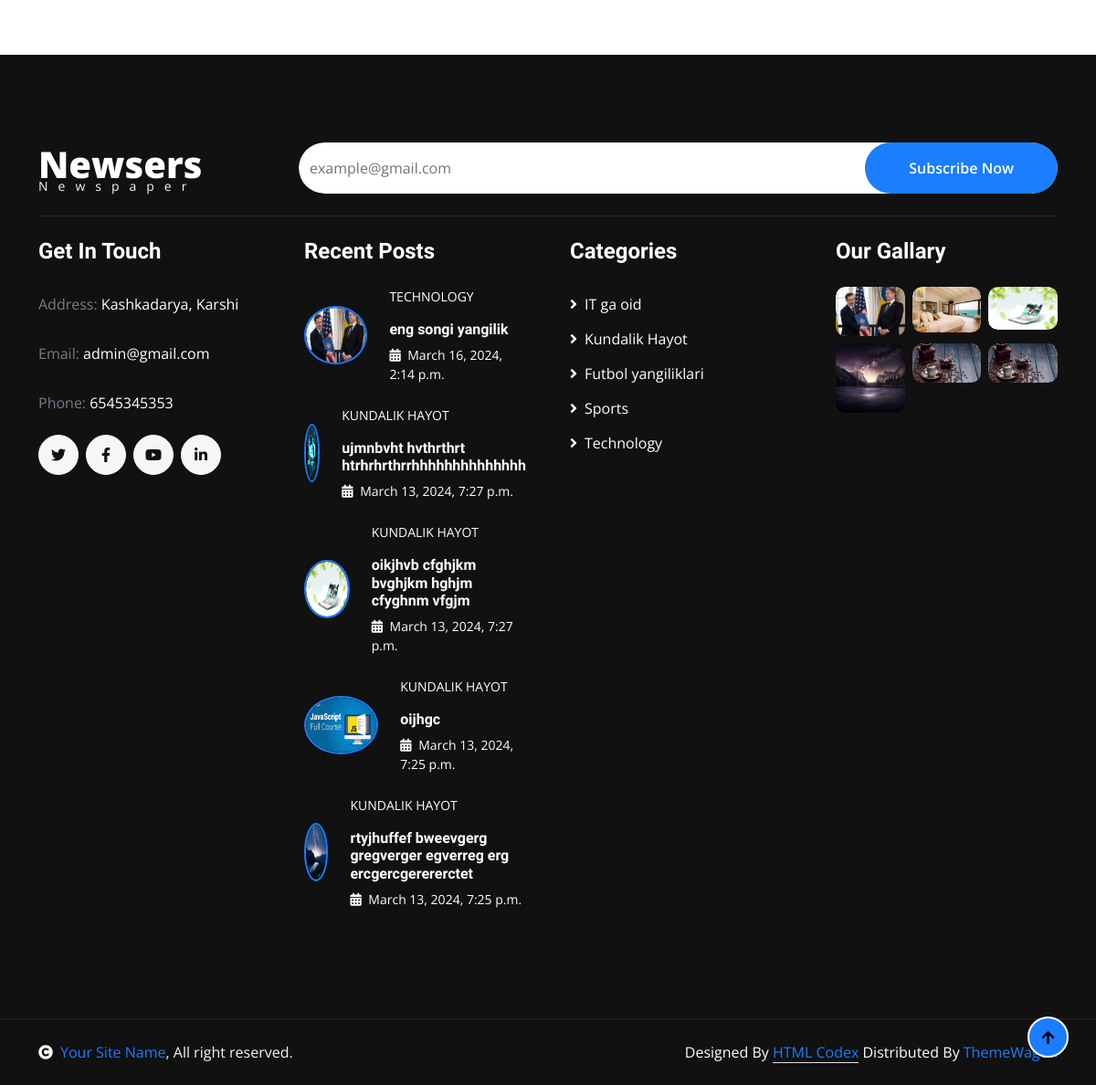
/comment/ (lower part), run on an earlier commit of the app's database.
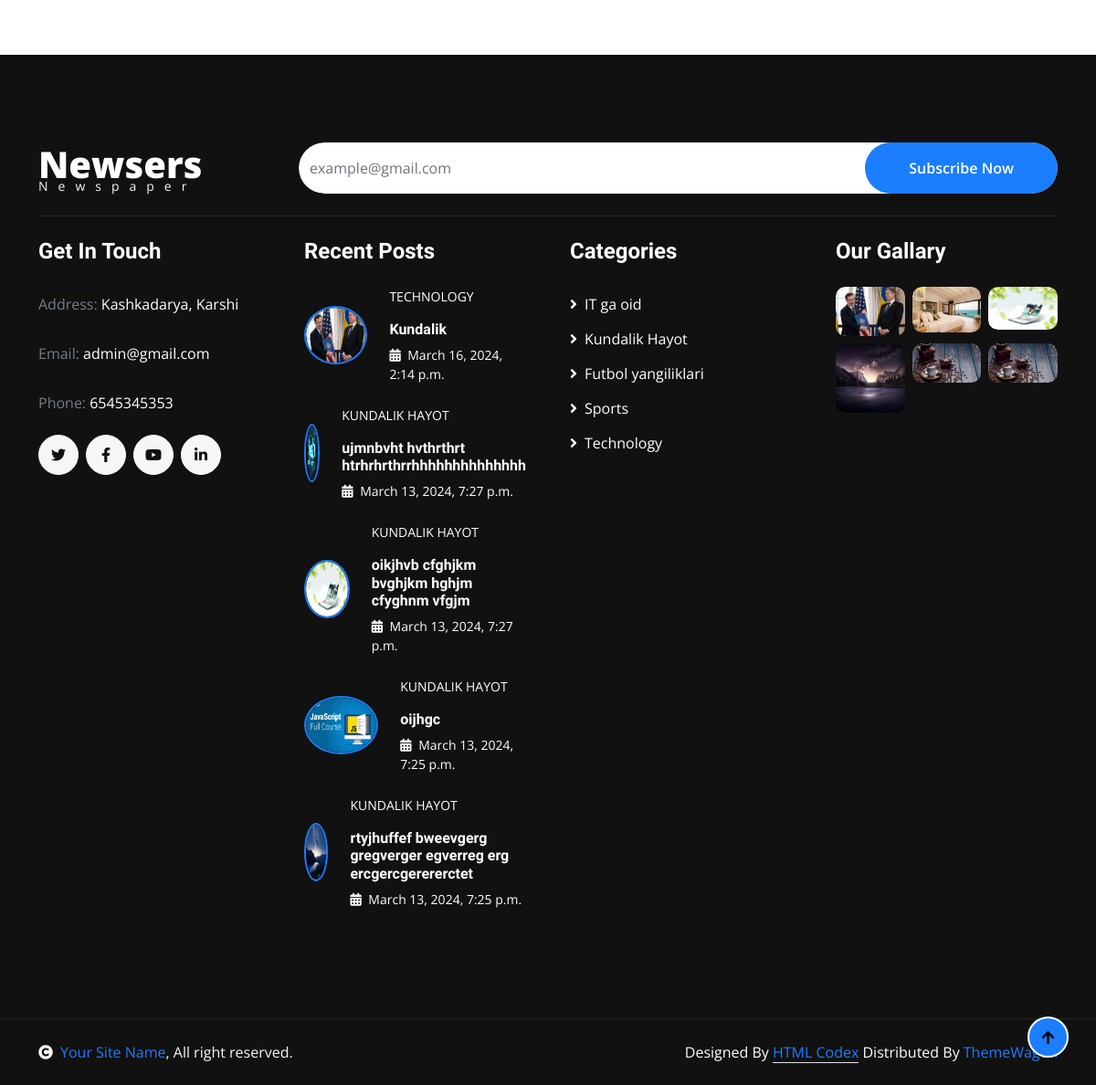
And on a later commit of the database.
### app/home/models.py (models this page shows, shortened)
class BaseModel(models.Model):
    created_at=models.DateTimeField(auto_now_add=True)
    uploaded_at=models.DateTimeField( auto_now=True )
    is_active=models.BooleanField(default=True)
    class Meta:
        abstract=True

class New(BaseModel):
    title=models.CharField(max_length=150)
    slug=models.SlugField(verbose_name="slug")
    image=models.ImageField(upload_to="news_images")
    author=models.ForeignKey(User, on_delete=models.CASCADE, null=True, blank=True, related_name="author_name")
    category=models.ForeignKey(Category, on_delete=models.CASCADE, null=True, blank=True, related_name="category_name")
    tag=models.ManyToManyField(Tags, blank=True)
    views=models.IntegerField(default=0)
    body=RichTextField()

class Category(BaseModel):
    name = models.CharField(max_length=50)
    slug=models.SlugField(verbose_name="slug")
    avatar=models.ImageField(upload_to="category_images")
    def __str__(self):
        return self.name

### app/home/views.py (the view, shortened to what this page needs)
# urls.py: path('comment/', Commenttttt.as_view(), name="comment"),
class Commenttttt(View):
    def get(self, request):
        return render(request, 'detail-page.html')

### app/home/context_processor.py (called while the page is built)
def index_processor(request):
    category=Category.objects.all()
    tags=Tags.objects.all().order_by('?')[:8]
    about=About.objects.all().first()
    random_two_news=New.objects.order_by('?')[:2]
    random_one_new=New.objects.order_by("?")
    recent_news=New.objects.all().order_by('-id')[:5]
    random_news=New.objects.all().order_by('?')[:6]
    famous_news=New.objects.all().order_by( '-views')[:4]
    context={
        'random_one_new':random_one_new,
        'random_two_news':random_two_news,
        'category':category,
        'tags':tags,
        'about':about,
        'recent_news':recent_news,
        'random_news':random_news,
        'famous_news':famous_news,
    }
    return context

### templates/detail-page.html (shortened to what this page needs)
{% extends 'base.html' %}
{% load static %}
{% block content %}
        <div class="container-fluid py-5">
            <div class="container py-5">
            </div>
        </div>
{% endblock content %}

### templates/base.html (shortened to what the changed rows need)
<!DOCTYPE html>
{% load static %}
<html lang="en">
    <head>
        <link rel="stylesheet" href="https://use.fontawesome.com/releases/v5.15.4/css/all.css"/>
        <link href="https://cdn.jsdelivr.net/npm/bootstrap-icons@1.4.1/font/bootstrap-icons.css" rel="stylesheet">
        <link href="{% static 'lib/animate/animate.min.css' %}" rel="stylesheet">
        <link href="{% static 'lib/owlcarousel/assets/owl.carousel.min.css' %}" rel="stylesheet">
        <link href="{% static 'css/bootstrap.min.css' %}" rel="stylesheet">
        <link href="{% static 'css/style.css' %}" rel="stylesheet">
    </head>
    <body>
        <div class="container-fluid bg-dark footer py-5">
            <div class="container py-5">
                <div class="row g-5">
                    <div class="col-lg-6 col-xl-3">
                        <div class="footer-item-2">
                            {% for recent_new in recent_news %}
                            <div class="d-flex flex-column mb-4">
                                <a href="{% url 'home:detail' recent_new.slug %}">
                                    <div class="d-flex align-items-center">
                                        <div class="rounded-circle border border-2 border-primary overflow-hidden">
                                            <img src="{{ recent_new.image.url }}" class="img-zoomin img-fluid rounded-circle w-100" alt="image" style="width: 80px; height: 60px;">
                                        </div>
                                        <div class="d-flex flex-column ps-4">
                                            <p class="text-uppercase text-white mb-3">{{ recent_new.category }}</p>
                                            <a href="{% url 'home:detail' recent_new.slug %}" class="h6 text-white">
                                                {{ recent_new.title }}
                                            </a>
                                            <small class="text-white d-block"><i class="fas fa-calendar-alt me-1"></i> {{ recent_new.created_at }}</small>
                                        </div>
                                    </div>
                                </a>
                            </div>
                            {% endfor %}
                        </div>
                    </div>
                    <div class="col-lg-6 col-xl-3">
                        <div class="footer-item-4">
                            <div class="row g-2">
                                {% for each_new in random_news %}
                                    <div class="col-4">
                                        <div class="rounded overflow-hidden">
                                            <img src="{{ each_new.image.url }}" class="img-zoomin img-fluid rounded w-100" alt="image">
                                        </div>
                                    </div>
                                {% endfor %}
                            </div>
                        </div>
                    </div>
                </div>
            </div>
        </div>
    </body>
</html>

What changed in the data, as far as the page shows it:
changed New "TECHNOLOGY": title "eng songi yangilik" → "Kundalik"
